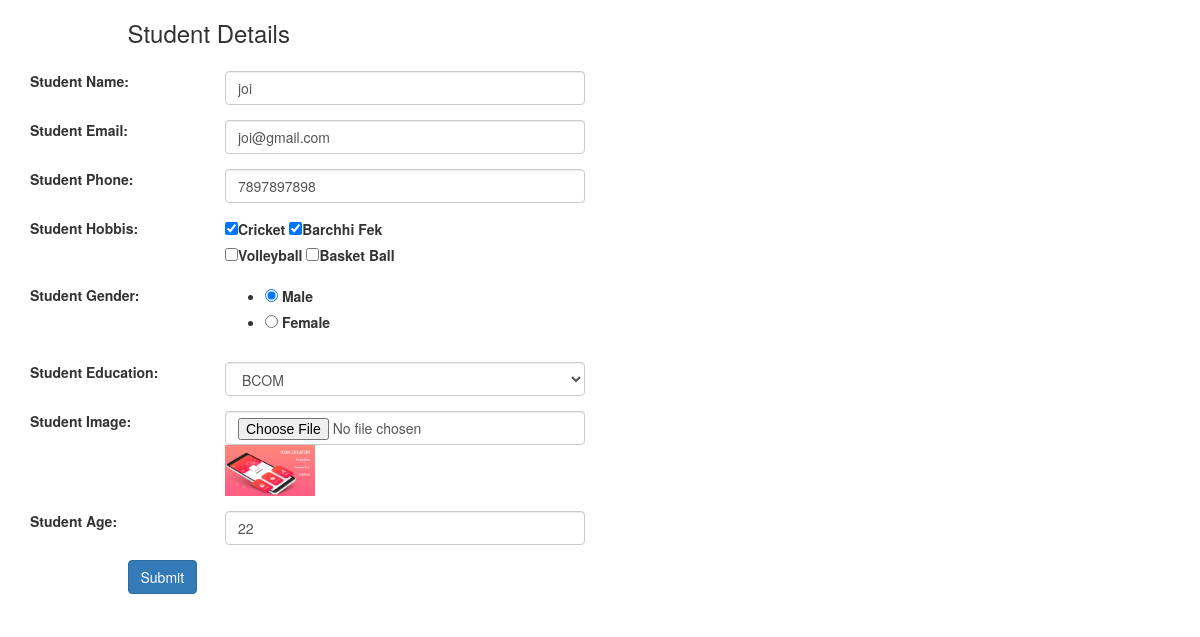
The page /update_stud/6 on the database its author committed.
### student/models.py (models this page shows)
class Stud(models.Model):
        name = models.CharField(max_length = 50 )
        email = models.EmailField(blank = True )
        number = models.IntegerField()
        hobbies = models.CharField(blank = True, max_length =255 )
        gender = models.CharField(blank = True, max_length =50 )
        education = models.CharField(blank = True, max_length =50 )
        image = models.FileField(upload_to='student_image',blank = True)
        age = models.CharField(blank = True,max_length =50 )
        class Meta:
            db_table = "student"

### student/views.py (the view)
# urls.py: path('update_stud/<int:id>', views.update_stud),
def update_stud(request, id):
     stud = Stud.objects.get(id=id)
     if request.method == "POST" :
        form = StudForm(request.POST, request.FILES, instance = stud)
        if form.is_valid():
            form.save()
            messages.success(request, 'Update successful!')
            return redirect("/show_stud")
        message = 'Something we are wrong!'
        return render(request, 'edit.html',{'message':message,'stud':form})
     else:
         form = Stud.objects.get(id=id)
         stud = StudForm(instance = form)
         content = {'stud':stud,'id':id}
         return render(request, 'edit.html',content)

### student/templates/edit.html (shortened to what this page needs)
<!DOCTYPE html>
<html lang="en">
<head>
    {% load static %}
    <link rel="stylesheet" href="https://maxcdn.bootstrapcdn.com/bootstrap/3.4.1/css/bootstrap.min.css">
</head>
<body>
        <form method="POST" class="post-form" action="/update_stud/{{id}}" enctype="multipart/form-data">
        <div class="container">
            <div class="form-group row">
                <div class="col-sm-4">
                    <h3>Student Details</h3>
                </div>
            </div>
            <div class="form-group row">
                <label class="col-sm-2 col-form-label">Student Name:</label>
                <div class="col-sm-4">
                     {{ stud.name }}
                </div>
            </div>
            <div class="form-group row">
                <label class="col-sm-2 col-form-label">Student Email:</label>
                <div class="col-sm-4">
                    {{ stud.email }}
                </div>
            </div>
            <div class="form-group row">
                <label class="col-sm-2 col-form-label">Student Phone:</label>
                <div class="col-sm-4">
                    {{ stud.number }}
                </div>
            </div>
            <div class="form-group row">
                 <label class="col-sm-2 col-form-label">Student Hobbis:</label>
                    <div class="col-sm-4">
                        <label for="id_hobbies_0"><input type="checkbox" name="hobbies" {% if 'cricket' in stud.hobbies.value %}checked{% endif %} value="cricket" id="id_hobbies_0">Cricket</label>
                        <label for="id_hobbies_1"><input type="checkbox" name="hobbies" {% if 'barchhi_fek' in stud.hobbies.value %}checked{% endif %} value="barchhi_fek" id="id_hobbies_1">Barchhi Fek</label><br>
                        <label for="id_hobbies_2"><input type="checkbox" name="hobbies" {% if 'volleyball' in stud.hobbies.value %}checked{% endif %} value="volleyball" id="id_hobbies_2">Volleyball</label>
                        <label for="id_hobbies_3"><input type="checkbox" name="hobbies" {% if 'basket_ball' in stud.hobbies.value %}checked{% endif %} value="basket_ball" id="id_hobbies_3">Basket Ball</label>
                    </div>
            </div>
            <div class="form-group row">
                <label class="col-sm-2 col-form-label">Student Gender:</label>
                    <div class="col-sm-4">
                            {{ stud.gender }}
                    </div>
            </div>
            <div class="form-group row">
                <label class="col-sm-2 col-form-label">Student Education:</label>
                    <div class="col-sm-4">
                            {{ stud.education }}
                    </div>
            </div>
            <div class="form-group row">
                <label class="col-sm-2 col-form-label">Student Image:</label>
                    <div class="col-sm-4">
                            {{ stud.image }}
                            {% if stud.image.value %}
                                    <img src="/media/{{stud.image.value}}" class="img img-responsive" width="90px">
                            {% endif %}
                    </div>
            </div>
            <div class="form-group row">
                <label class="col-sm-2 col-form-label">Student Age:</label>
                    <div class="col-sm-4">
                            {{ stud.age }}
                    </div>
            </div>
            <div class="form-group row">
                <label class="col-sm-1 col-form-label"></label>
                <div class="col-sm-4">
                    <button type="submit" class="btn btn-primary">Submit</button>
                </div>
            </div>
        </div>
    </form>

### rows shown on the page
Stud: name "joi", email "joi@gmail.com", number "7897897898", hobbies "☑", gender "☑ Male ☐ Female", education "BCOM", image.value (picture), age "22"
